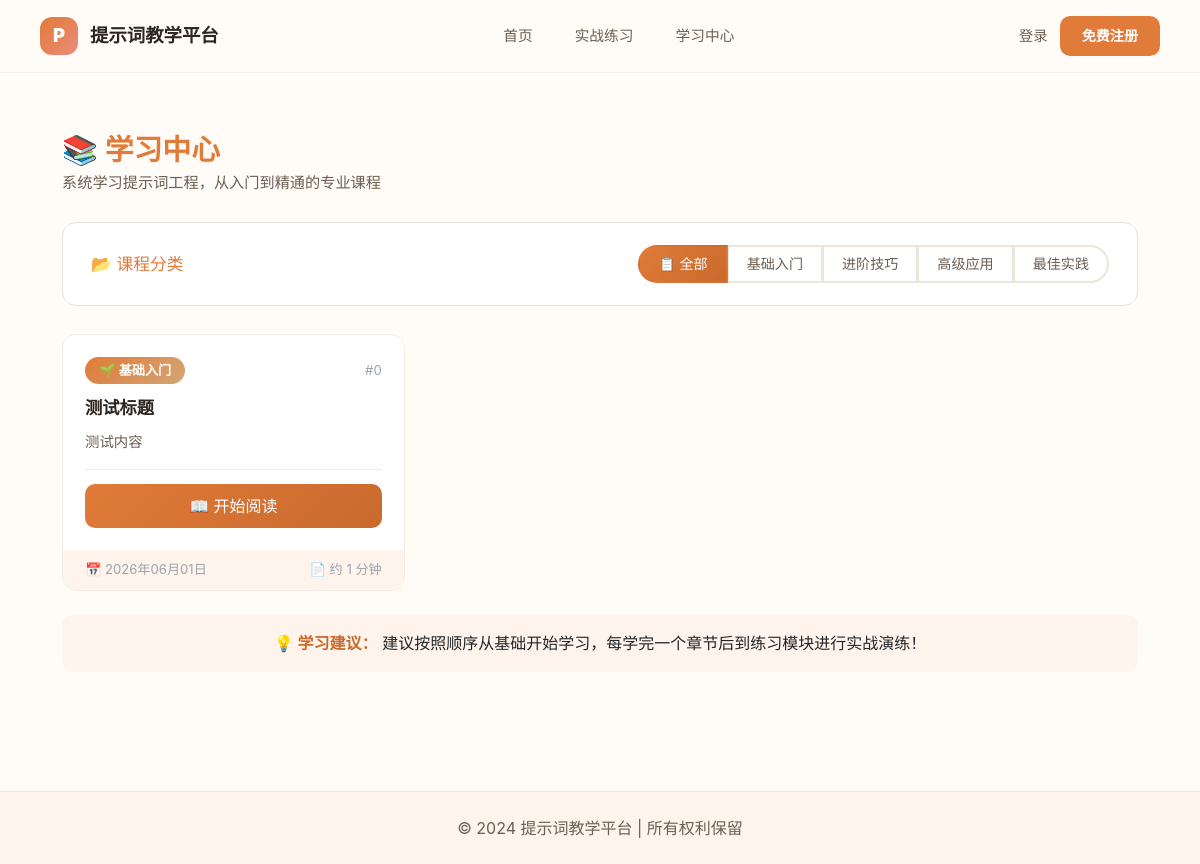
The app's page /learning/, older data.
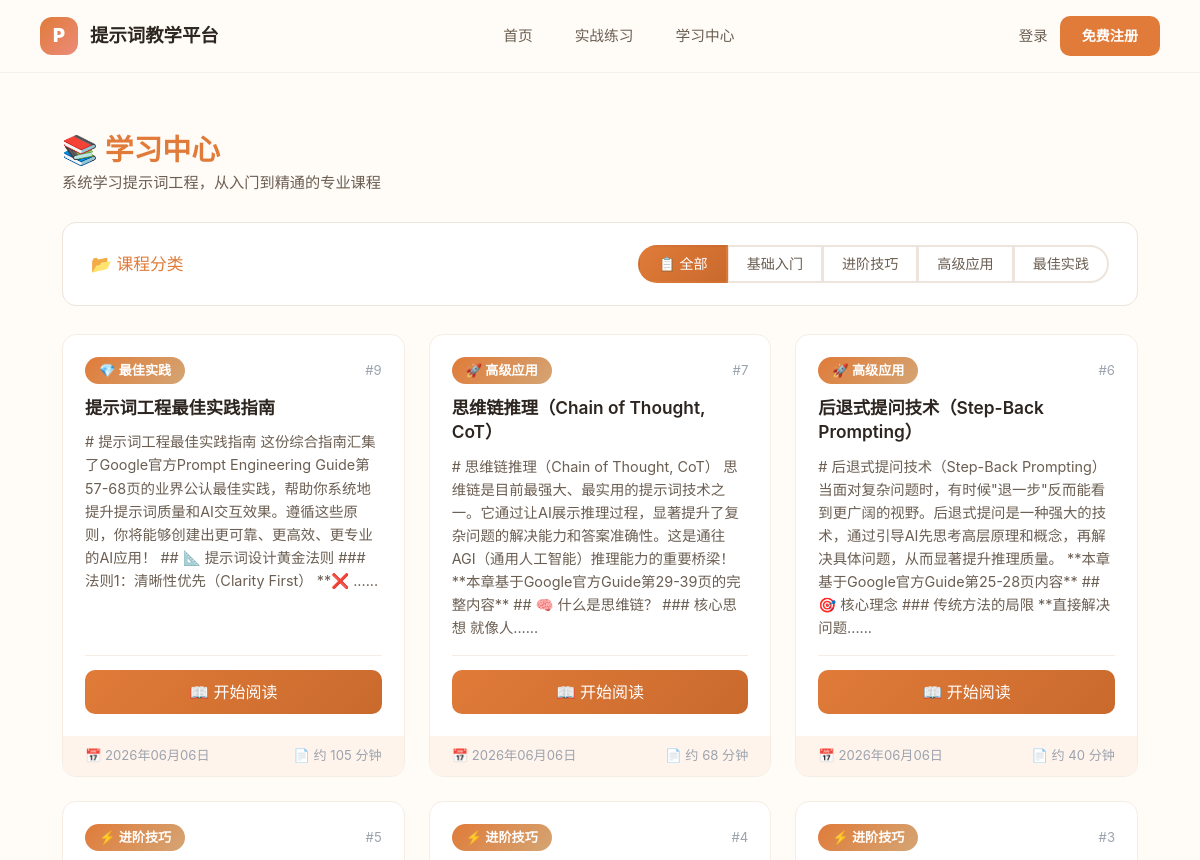
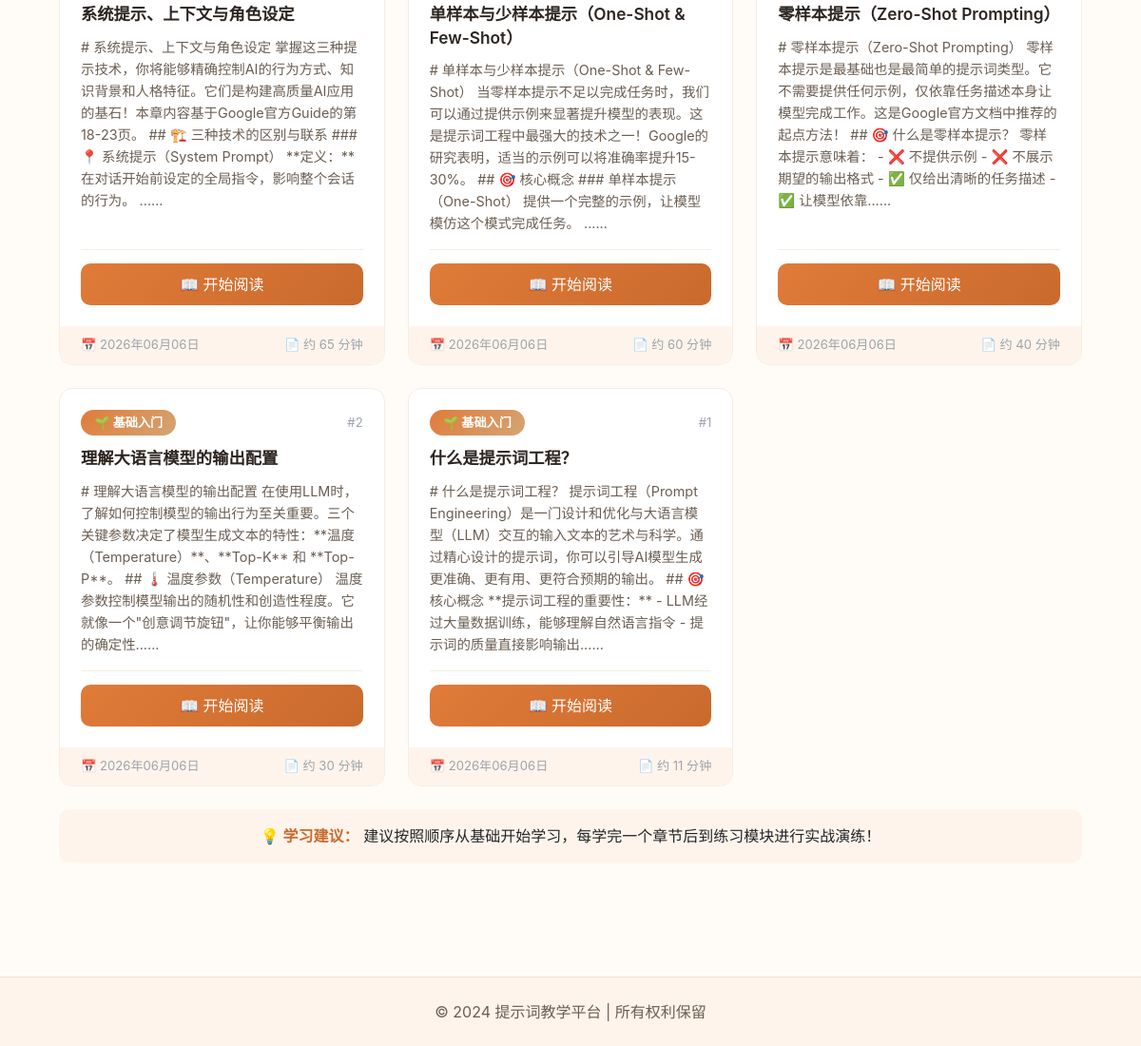
The same page, newer data (2 pictures, top to bottom).
### learning/models.py (models this page shows, shortened)
class LearningMaterial(models.Model):
    STATUS_CHOICES = [
        ('draft', '草稿'),
        ('published', '已发布'),
        ('archived', '已下架'),
    ]
    CATEGORY_CHOICES = [
        ('basic', '基础入门'),
        ('intermediate', '进阶技巧'),
        ('advanced', '高级应用'),
        ('best_practices', '最佳实践'),
    ]
    title = models.CharField(max_length=200, verbose_name='标题')
    summary = models.TextField(blank=True, default='', verbose_name='摘要')
    content = models.TextField(verbose_name='内容')
    category = models.CharField(
        max_length=20,
        choices=CATEGORY_CHOICES,
        default='basic',
        verbose_name='分类'
    )
    status = models.CharField(
        max_length=20,
        choices=STATUS_CHOICES,
        default='draft',
        verbose_name='状态',
        db_index=True
    )
    author = models.ForeignKey(
        settings.AUTH_USER_MODEL,
        on_delete=models.SET_NULL,
        null=True,
        blank=True,
        related_name='learning_materials',
        verbose_name='作者'
    )
    cover_image = models.URLField(
        blank=True,
        default='',
        verbose_name='封面图片'
    )
    tags = models.JSONField(
        default=list,
        blank=True,
        verbose_name='标签列表'
    )
    order_index = models.IntegerField(default=0, verbose_name='排序权重')
    view_count = models.PositiveIntegerField(default=0, verbose_name='阅读量')
    like_count = models.PositiveIntegerField(default=0, verbose_name='点赞数')
    created_at = models.DateTimeField(auto_now_add=True, verbose_name='创建时间')
    updated_at = models.DateTimeField(auto_now=True, verbose_name='更新时间')
    published_at = models.DateTimeField(null=True, blank=True, verbose_name='发布时间')
    class Meta:
        ordering = ['-order_index', '-created_at']
        verbose_name = '学习资料'
        verbose_name_plural = '学习资料'
        indexes = [
            models.Index(fields=['category', 'status']),
            models.Index(fields=['status', '-created_at']),
            models.Index(fields=['author', '-created_at']),
        ]
    @property
    def reading_time(self):
        minutes = len(self.content) // 100
        return max(1, minutes)

### learning/views.py (the view)
# urls.py: path('', views.learning_list, name='list'),
def learning_list(request):
    category = request.GET.get('category', 'all')
    if category != 'all':
        materials = LearningMaterial.objects.filter(category=category)
    else:
        materials = LearningMaterial.objects.all()
    categories = LearningMaterial.CATEGORY_CHOICES
    return render(request, 'learning.html', {
        'materials': materials,
        'categories': categories,
        'selected_category': category
    })

### learning/templatetags/learning_extras.py (called while the page is built)
@register.filter
def category_label(category):
    labels = {
        'basic': '🌱 基础入门',
        'intermediate': '⚡ 进阶技巧',
        'advanced': '🚀 高级应用',
        'best_practices': '💎 最佳实践',
    }
    return labels.get(category, str(category))

### core/templates/learning.html (shortened to what this page needs)
{% extends 'base.html' %}
{% load learning_extras %}
{% block content %}
<div class="learning-page">
    <h2 class="page-title">📚 学习中心</h2>
    <p class="page-subtitle">系统学习提示词工程，从入门到精通的专业课程</p>
    <div class="filter-card">
        <div style="display:flex; justify-content:space-between; align-items:center; flex-wrap:wrap; gap:12px;">
            <h5>📂 课程分类</h5>
            <div class="btn-group" role="group">
                <a href="?category=all"
                   class="btn {% if selected_category == 'all' %}active{% endif %}">📋 全部</a>
                {% for key, label in categories %}
                <a href="?category={{ key }}"
                   class="btn {% if selected_category == key %}active{% endif %}">{{ label }}</a>
                {% endfor %}
            </div>
        </div>
    </div>
    {% if materials %}
    <div class="material-grid">
        {% for material in materials %}
        <div class="material-card">
            <div class="card-body-custom">
                <div class="card-badges">
                    <span class="badge-cat">{{ material.category|category_label }}</span>
                    <span class="badge-num">#{{ material.order_index }}</span>
                </div>
                <h5 class="card-title-text">{{ material.title }}</h5>
                <p class="card-preview">
                    {% if material.content|length > 180 %}
                        {{ material.content|truncatechars:180 }}...
                    {% else %}
                        {{ material.content }}
                    {% endif %}
                </p>
                <div class="card-btn-area">
                    <a href="{% url 'learning:detail' material.id %}" class="btn-read">📖 开始阅读</a>
                </div>
            </div>
            <div class="card-footer-bar">
                <span>📅 {{ material.created_at|date:"Y年m月d日" }}</span>
                <span>📄 约 {{ material.reading_time }} 分钟</span>
            </div>
        </div>
        {% endfor %}
    </div>
    <div class="tip-alert mt-4">
        <strong>💡 学习建议：</strong>
        建议按照顺序从基础开始学习，每学完一个章节后到练习模块进行实战演练！
    </div>
    {% endif %}
</div>
{% endblock %}

### core/templates/base.html (shortened to what this page needs)
{% load static %}
<!DOCTYPE html>
<html lang="zh-CN">
<head>
    <link href="https://cdn.jsdelivr.net/npm/bootstrap@5.3.0/dist/css/bootstrap.min.css" rel="stylesheet">
    <link href="{% static 'css/variables.css' %}" rel="stylesheet">
    <link href="{% static 'css/style.css' %}" rel="stylesheet">
</head>
<body>
    <nav style="display:flex; align-items:center; justify-content:space-between; padding:16px 40px; position:relative; z-index:100; background:rgba(255,251,247,.78); backdrop-filter:blur(20px); border-bottom:1px solid rgba(237,228,219,.5);">
        <a href="/" style="display:flex; align-items:center; gap:12px; text-decoration:none; color:#2D2520;">
            <div style="width:38px; height:38px; border-radius:12px; background:linear-gradient(135deg,#E07B39,#EC8B7A); display:flex; align-items:center; justify-content:center; color:#fff; font-weight:900; font-size:1.15rem;">P</div>
            <span style="font-size:1.15rem; font-weight:700;">提示词教学平台</span>
        </a>
        <div style="display:flex; align-items:center; gap:6px;">
            <a href="/" style="padding:9px 18px; border-radius:10px; text-decoration:none; color:#6B5E52; font-size:.92rem; font-weight:500; transition:all .22s ease;" onmouseover="this.style.color='#E07B39';this.style.background='rgba(224,123,57,.05)'" onmouseout="this.style.color='#6B5E52';this.style.background='transparent'">首页</a>
            <a href="{% url 'practice:practice' %}" style="padding:9px 18px; border-radius:10px; text-decoration:none; color:#6B5E52; font-size:.92rem; font-weight:500; transition:all .22s ease;" onmouseover="this.style.color='#E07B39';this.style.background='rgba(224,123,57,.05)'" onmouseout="this.style.color='#6B5E52';this.style.background='transparent'">实战练习</a>
            <a href="{% url 'learning:list' %}" style="padding:9px 18px; border-radius:10px; text-decoration:none; color:#6B5E52; font-size:.92rem; font-weight:500; transition:all .22s ease;" onmouseover="this.style.color='#E07B39';this.style.background='rgba(224,123,57,.05)'" onmouseout="this.style.color='#6B5E52';this.style.background='transparent'">学习中心</a>
        </div>
        <div style="display:flex; align-items:center; gap:12px;">
            {% if user.is_authenticated %}
                <a href="{% url 'users:profile' %}" style="text-decoration:none; color:#6B5E52; font-size:.88rem; font-weight:500; transition:color .2s; padding:6px 12px; border-radius:8px;" onmouseover="this.style.color='#E07B39';this.style.background='rgba(224,123,57,.05)'" onmouseout="this.style.color='#6B5E52';this.style.background='transparent'">个人中心</a>
                <a href="{% url 'users:logout' %}" style="padding:9px 22px; border-radius:10px; background:#E07B39; color:#fff; text-decoration:none; font-size:.88rem; font-weight:600; border:none; cursor:pointer; transition:background .22s ease;" onmouseover="this.style.background='#C96A2D'" onmouseout="this.style.background='#E07B39'">登出</a>
            {% else %}
                <a href="{% url 'users:login' %}" style="text-decoration:none; color:#6B5E52; font-size:.9rem; font-weight:500; transition:color .2s;" onmouseover="this.style.color='#E07B39'" onmouseout="this.style.color='#6B5E52'">登录</a>
                <a href="{% url 'users:register' %}" style="padding:9px 22px; border-radius:10px; background:#E07B39; color:#fff; text-decoration:none; font-size:.88rem; font-weight:600; border:none; cursor:pointer; transition:background .22s ease;" onmouseover="this.style.background='#C96A2D'" onmouseout="this.style.background='#E07B39'">免费注册</a>
            {% endif %}
        </div>
    </nav>
    <main class="container mt-4">
        {% block content %}
        {% endblock %}
    </main>
    <footer style="background: #FFF4EB; text-align: center; padding: 24px 0; margin-top: 60px; border-top: 1px solid #EDE4DB;">
        <div class="container">
            <p class="mb-0" style="color: #6B5E52;">&copy; 2024 提示词教学平台 | 所有权利保留</p>
        </div>
    </footer>
</body>
</html>

### core/static/css/variables.css (style rules this page uses)
:root { --color-primary: #E07B39; --color-primary-light: #EB9A5C; --color-primary-dark: #C96A2D; --color-primary-gradient: linear-gradient(135deg, #E07B39 0%, #D4A574 100%); --color-success: #10B981; --color-success-light: #E8F5E9; --color-warning: #F59E0B; --color-warning-light: #FFF3E0; --color-danger: #EF4444; --color-danger-light: #FCE4EC; --color-info: #3B82F6; --color-text-primary: #1a1a1a; --color-text-secondary: #2c3e50; --color-text-tertiary: #495057; --color-text-muted: #6c757d; --color-text-placeholder: #999; --color-bg-white: #ffffff; --color-bg-light: #f8f9fa; --color-bg-soft: #fafbfc; --color-bg-muted: #e9ecef; --color-bg-alt: #f1f3f5; --color-border: #dee2e6; --color-border-light: #e9ecef; --color-border-focus: rgba(13, 110, 253, 0.25); --space-xs: 0.25rem; --space-sm: 0.5rem; --space-md: 1rem; --space-lg: 1.5rem; --space-xl: 2rem; --space-2xl: 2.5rem; --space-3xl: 3rem; --radius-sm: 6px; --radius-md: 8px; --radius-lg: 10px; --radius-xl: 12px; --radius-16: 16px; --radius-20: 20px; --radius-full: 50%; --font-family-base: -apple-system, BlinkMacSystemFont, 'Segoe UI', Roboto, 'Helvetica Neue', Arial, sans-serif; --font-family-mono: 'Consolas', 'Monaco', monospace; --font-size-xs: 0.75rem; --font-size-sm: 0.85rem; --font-size-base: 0.95rem; --font-size-md: 1rem; --font-size-lg: 1.05rem; --font-size-xl: 1.1rem; --font-size-2xl: 1.3rem; --font-size-3xl: 1.75rem; --font-size-4xl: 2.2rem; --font-weight-normal: 400; --font-weight-medium: 500; --font-weight-semibold: 600; --font-weight-bold: 700; --font-weight-extrabold: 800; --line-height-tight: 1.25; --line-height-normal: 1.5; --line-height-relaxed: 1.6; --line-height-loose: 1.85; --transition-fast: 0.2s ease; --transition-normal: 0.3s ease; --transition-slow: 0.35s cubic-bezier(0.4, 0, 0.2, 1); --z-dropdown: 100; --z-sticky: 200; --z-fixed: 300; --z-modal-backdrop: 400; --z-modal: 500; --z-popover: 600; --z-tooltip: 700; }

### core/static/css/style.css (style rules this page uses)
body { font-family: -apple-system, BlinkMacSystemFont, 'Segoe UI', Roboto, 'Helvetica Neue', Arial, sans-serif; background-color: #f8f9fa; }
.btn { border-radius: 6px; font-weight: 500; }
footer { margin-top: auto; }

### core/templates/learning.html (style rules this page uses)
body { background: #FFFBF7 !important; }
.learning-page { max-width: 1200px; margin: 0 auto; padding: 36px 20px 60px; }
.page-title { font-size: 1.8rem; font-weight: 700; color: #E07B39; display: flex; align-items: center; gap: 10px; margin-bottom: 4px; }
.page-subtitle { color: #6B5E52; font-size: .95rem; margin-bottom: 28px; }
.filter-card { background: white; border-radius: 14px; padding: 22px 28px; border: 1px solid #EDE4DB; margin-bottom: 28px; }
.filter-card h5 { color: #E07B39; font-size: 1.05rem; margin-bottom: 0; }
.btn-group .btn { border: 2px solid #EDE4DB; color: #6B5E52; border-radius: 20px; padding: 6px 18px; font-size: .88rem; font-weight: 500; transition: all .25s ease; }
.btn-group .btn.active { background: linear-gradient(135deg, #E07B39, #C96A2D); color: white; border-color: transparent; }
.material-grid { display: grid; grid-template-columns: repeat(3, 1fr); gap: 24px; }
.material-card { background: white; border-radius: 14px; border: 1px solid #F5EDE3; transition: all .3s ease; display: flex; flex-direction: column; overflow: hidden; }
.card-body-custom { padding: 22px; display: flex; flex-direction: column; flex: 1; }
.card-badges { display: flex; justify-content: space-between; align-items: center; margin-bottom: 12px; }
.badge-cat { background: linear-gradient(135deg, #E07B39, #D4A574); color: white; padding: 4px 14px; border-radius: 20px; font-size: .82rem; font-weight: 600; }
.badge-num { color: #9CA3AF; font-size: .82rem; }
.card-title-text { font-size: 1.08rem; font-weight: 600; color: #2D2520; line-height: 1.4; margin-bottom: 10px; }
.card-preview { color: #6B5E52; font-size: .9rem; line-height: 1.6; flex: 1; }
.card-btn-area { margin-top: auto; padding-top: 14px; border-top: 1px solid #F5EDE3; }
.btn-read { width: 100%; background: linear-gradient(135deg, #E07B39, #C96A2D); color: white; border: none; border-radius: 10px; padding: 10px; font-weight: 500; cursor: pointer; text-decoration: none; display: block; text-align: center; transition: all .25s ease; }
.card-footer-bar { background: #FFF4EB; padding: 10px 22px; font-size: .82rem; color: #9CA3AF; display: flex; justify-content: space-between; }
.tip-alert { border-radius: 10px; background: #FFF4EB; padding: 16px 20px; text-align: center; }
.tip-alert strong { color: #C96A2D; }

Row changes from the older to the newer data that the page shows:
removed LearningMaterial: category|category_label "🌱 基础入门", order_index "0", title "测试标题", content "测试内容", created_at "2026年06月01日", reading_time "1"
added LearningMaterial: category|category_label "💎 最佳实践", order_index "9", title "提示词工程最佳实践指南", content "# 提示词工程最佳实践指南 这份综合指南汇集了Google官方Prompt Engineering Guide第57-68页的业界公认最佳实践，帮助你系统地提升提示词质量和AI交互效果。遵循这些原则，你将能够创建出更可靠、更高效、更专业的AI应用！ ## 📐 提示词设计黄金法则 ### 法则1：清晰性优先（Clarity First） **❌ ...", created_at "2026年06月06日", reading_time "105"
added LearningMaterial: category|category_label "🚀 高级应用", order_index "7", title "思维链推理（Chain of Thought, CoT）", content "# 思维链推理（Chain of Thought, CoT） 思维链是目前最强大、最实用的提示词技术之一。它通过让AI展示推理过程，显著提升了复杂问题的解决能力和答案准确性。这是通往AGI（通用人工智能）推理能力的重要桥梁！ **本章基于Google官方Guide第29-39页的完整内容** ## 🧠 什么是思维链？ ### 核心思想 就像人...", created_at "2026年06月06日", reading_time "68"
added LearningMaterial: category|category_label "🚀 高级应用", order_index "6", title "后退式提问技术（Step-Back Prompting）", content "# 后退式提问技术（Step-Back Prompting） 当面对复杂问题时，有时候\"退一步\"反而能看到更广阔的视野。后退式提问是一种强大的技术，通过引导AI先思考高层原理和概念，再解决具体问题，从而显著提升推理质量。 **本章基于Google官方Guide第25-28页内容** ## 🎯 核心理念 ### 传统方法的局限 **直接解决问题...", created_at "2026年06月06日", reading_time "40"
added LearningMaterial: category|category_label "⚡ 进阶技巧", order_index "5", title "系统提示、上下文与角色设定", content "# 系统提示、上下文与角色设定 掌握这三种提示技术，你将能够精确控制AI的行为方式、知识背景和人格特征。它们是构建高质量AI应用的基石！本章内容基于Google官方Guide的第18-23页。 ## 🏗️ 三种技术的区别与联系 ### 📍 系统提示（System Prompt） **定义：** 在对话开始前设定的全局指令，影响整个会话的行为。 ...", created_at "2026年06月06日", reading_time "65"
added LearningMaterial: category|category_label "⚡ 进阶技巧", order_index "4", title "单样本与少样本提示（One-Shot & Few-Shot）", content "# 单样本与少样本提示（One-Shot & Few-Shot） 当零样本提示不足以完成任务时，我们可以通过提供示例来显著提升模型的表现。这是提示词工程中最强大的技术之一！Google的研究表明，适当的示例可以将准确率提升15-30%。 ## 🎯 核心概念 ### 单样本提示（One-Shot） 提供一个完整的示例，让模型模仿这个模式完成任务。 ...", created_at "2026年06月06日", reading_time "60"
added LearningMaterial: category|category_label "⚡ 进阶技巧", order_index "3", title "零样本提示（Zero-Shot Prompting）", content "# 零样本提示（Zero-Shot Prompting） 零样本提示是最基础也是最简单的提示词类型。它不需要提供任何示例，仅依靠任务描述本身让模型完成工作。这是Google官方文档中推荐的起点方法！ ## 🎯 什么是零样本提示？ 零样本提示意味着： - ❌ 不提供示例 - ❌ 不展示期望的输出格式 - ✅ 仅给出清晰的任务描述 - ✅ 让模型依靠...", created_at "2026年06月06日", reading_time "40"
added LearningMaterial: category|category_label "🌱 基础入门", order_index "2", title "理解大语言模型的输出配置", content "# 理解大语言模型的输出配置 在使用LLM时，了解如何控制模型的输出行为至关重要。三个关键参数决定了模型生成文本的特性：**温度（Temperature）**、**Top-K** 和 **Top-P**。 ## 🌡️ 温度参数（Temperature） 温度参数控制模型输出的随机性和创造性程度。它就像一个\"创意调节旋钮\"，让你能够平衡输出的确定性...", created_at "2026年06月06日", reading_time "30"
added LearningMaterial: category|category_label "🌱 基础入门", order_index "1", title "什么是提示词工程？", content "# 什么是提示词工程？ 提示词工程（Prompt Engineering）是一门设计和优化与大语言模型（LLM）交互的输入文本的艺术与科学。通过精心设计的提示词，你可以引导AI模型生成更准确、更有用、更符合预期的输出。 ## 🎯 核心概念 **提示词工程的重要性：** - LLM经过大量数据训练，能够理解自然语言指令 - 提示词的质量直接影响输出...", created_at "2026年06月06日", reading_time "11"
